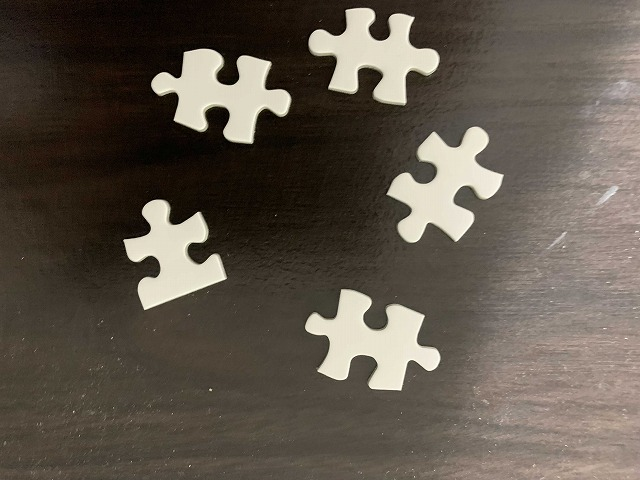
#> input picture img.jpg, 640 x 480 px
$ python detect.py
#> lines starting #> are read from the running program, lines starting #| are printed output that depends on the picture; after the words box and inside, x2 and y2 are one past the last pixel; in counts of white or black regions, pixels touching at a corner belong together
#> further down, image is the input picture: PIL image 640x480 RGB; mean R, G, B 95.1, 86.5, 76
import cv2
import numpy as np
from PIL import Image, ImageDraw
from functools import reduce

def scale_box(img, width, height):
    h, w = img.shape[:2]
    aspect = w / h
    if width / height >= aspect:
        nh = height
        nw = round(nh * aspect)
    else:
        nw = width
        nh = round(nw / aspect)
    dst = cv2.resize(img, dsize=(nw, nh))
    return dst

def find_contours(name):
#> called with name = 'img.jpg'
    im = cv2.cvtColor(cv2.imread(name), cv2.COLOR_BGR2GRAY)
#> im: shape (480, 640); min 0, max 254, mean 87.9
    _, im_bw = cv2.threshold(im, 200, 255, cv2.THRESH_BINARY)
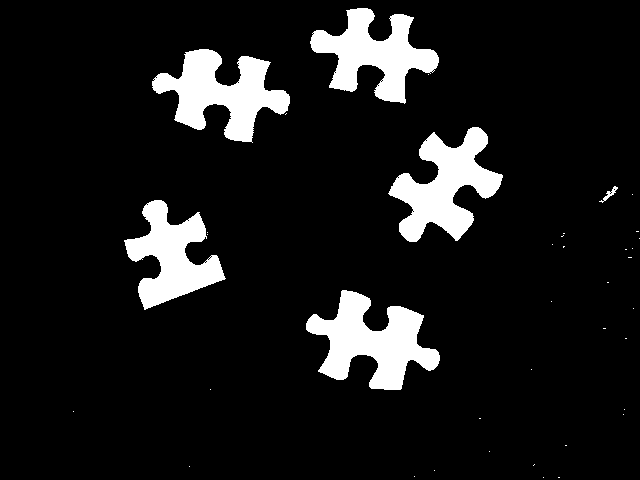
#> im_bw: shape (480, 640); 9.9% white; 39 white regions (33 under 20 px)
    cv2.imshow('mask', im_bw)
    cv2.waitKey(0)
    contours, _ = cv2.findContours(im_bw, cv2.RETR_EXTERNAL, cv2.CHAIN_APPROX_SIMPLE)
#> contours = 39 contours, 33 with area under 20; largest, box (x1, y1, x2, y2) and area: (306, 290, 440, 390) 6420, (388, 127, 503, 242) 6070, (152, 49, 290, 143) 6008, (310, 8, 439, 104) 5576, (124, 200, 226, 310) 5112, (599, 186, 618, 203) 58
    print(len(contours))
#| 39
    res = []
    for contour in contours:
        if cv2.contourArea(contour) < 1000:
            continue
        res.append(contour)
#> this loop made 39 passes
#> contour on passes 1 to 12: [[558, 477], [559, 477]], [[543, 477]], [[414, 476]], [[434, 470]], [[189, 466]], [[534, 464], [533, 465]], [[489, 451]], [[565, 445], [566, 445]], [[479, 418], [480, 418]], [[623, 414]], [[73, 411]], [[624, 409]]
#> after the loop, res = 5 contours; box (x1, y1, x2, y2) and area: (306, 290, 440, 390) 6420, (388, 127, 503, 242) 6070, (152, 49, 290, 143) 6008, (310, 8, 439, 104) 5576, (124, 200, 226, 310) 5112
    return res

filename = 'img.jpg'

image = Image.open(filename)
contours = find_contours(filename)
#> contours has the same summary as res in find_contours

for i, contour in enumerate(contours):
    # 輪郭データからpolygonに渡すための変換（もっと良い方法があるかもしれない）
    area = tuple(map(lambda c: tuple(c[0]), contour.tolist()))
    # マスク画像を作成
    mask = Image.new("L", image.size, 0)
    ImageDraw.Draw(mask).polygon(area, fill=255)
    copy = image.copy()
    copy.putalpha(mask)
    # 切り抜き
    bbox = reduce(lambda p, c: [
            min(p[0], c[0]), min(p[1], c[1]),
            max(p[2], c[0]), max(p[3], c[1])
        ], area, [image.width, image.height, 0, 0])
    output = copy.crop(bbox)
    output.save('shape_' + str(i+1) + '.png')
#> this loop made 5 passes
#> bbox on passes 1 to 5: [306, 290, 439, 389], [124, 200, 225, 309], [388, 127, 502, 241], [152, 49, 289, 142], [310, 8, 438, 103]
#> pass 1, `output = copy.crop(bbox)`:
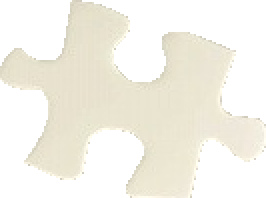
#> output: PIL image 133x99 RGBA (shown 2 times larger); mean R, G, B, A 159.5, 154.1, 139, 128.8; transparent parts drawn white
#> pass 2, `output = copy.crop(bbox)`:
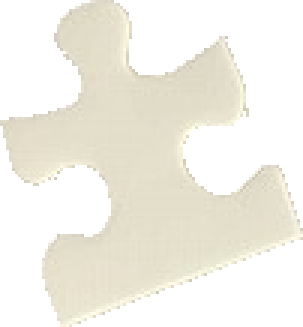
#> output: PIL image 101x109 RGBA (shown 3 times larger); mean R, G, B, A 137.4, 131.6, 116.6, 123.4; transparent parts drawn white
#> pass 3, `output = copy.crop(bbox)`:
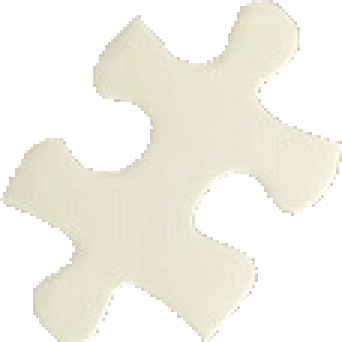
#> output: PIL image 114x114 RGBA (shown 3 times larger); mean R, G, B, A 157.6, 152.1, 138.2, 123.6; transparent parts drawn white
#> after the loop:
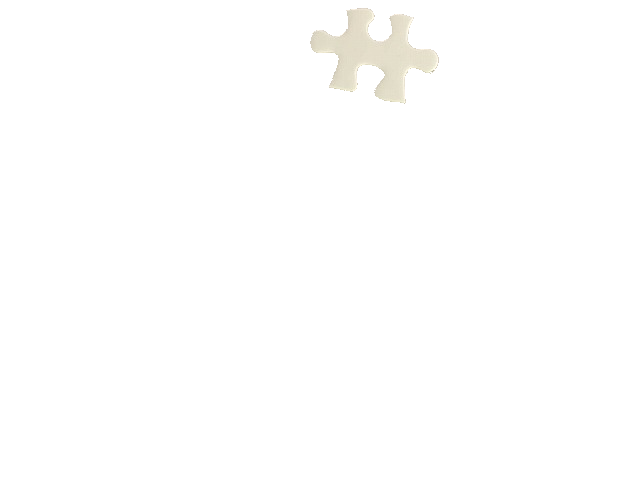
#> copy: PIL image 640x480 RGBA; mean R, G, B, A 95.1, 86.5, 76, 4.8; transparent parts drawn white
#> after the loop:
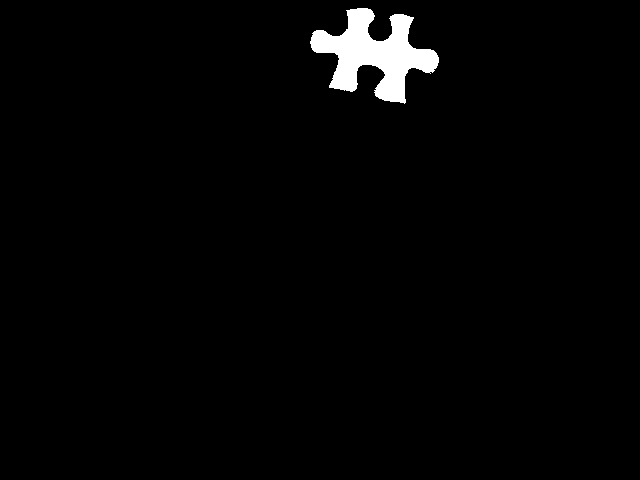
#> mask: PIL image 640x480 L; 1.9% white; 1 white region, box (x1, y1, x2, y2) and area: (310, 8, 439, 104) 5829
#> after the loop:
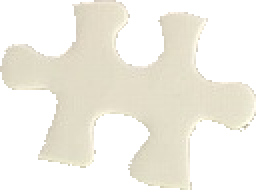
#> output: PIL image 128x95 RGBA (shown 2 times larger); mean R, G, B, A 139, 131.7, 116.5, 122.1; transparent parts drawn white

'''

img = cv2.imread('img.jpg')
img = scale_box(img, 500, 500)

img_gray = cv2.cvtColor(img, cv2.COLOR_BGR2GRAY)
ret, mask = cv2.threshold(img_gray,200,255,cv2.THRESH_BINARY)

print(type(mask))
cv2.imshow('mask', mask)
cv2.waitKey(0)
'''

$ run again, with shape_1.png saved as img.jpg
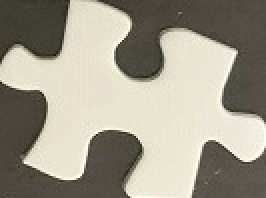
#> input picture shape_1.png, 133 x 99 px (shown 2 times larger)
#> image is the input picture: PIL image 133x99 RGB; mean R, G, B 159.5, 154.1, 139
#> in find_contours, `_, im_bw = cv2.threshold(im, 200, 255, cv2.THRESH_BINARY)`:
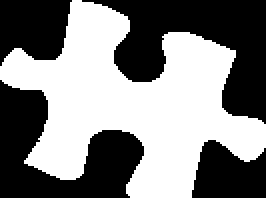
#> im_bw: shape (99, 133) (shown 2 times larger); 50.5% white; 4 black regions
#> in find_contours, `contours, _ = cv2.findContours(im_bw, cv2.RETR_EXTERNAL, cv2.CHAIN_APP..`: contours = 1 contour; box (x1, y1, x2, y2) and area: (0, 0, 133, 99) 6395
#| 1
#> the loop in find_contours, `for contour in contours:` made 1 pass
#> after the loop in find_contours, `for contour in contours:`: res has the same summary as contours
#> the loop `for i, contour in enumerate(contours):` made 1 pass
#> bbox on pass 1: [0, 0, 132, 98]
#> pass 1, `output = copy.crop(bbox)`:
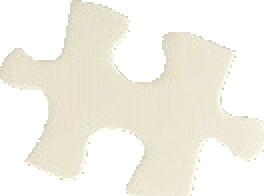
#> output: PIL image 132x98 RGBA (shown 2 times larger); mean R, G, B, A 160.2, 154.9, 139.7, 130.2; transparent parts drawn white

$ run again, with shape_2.png saved as img.jpg
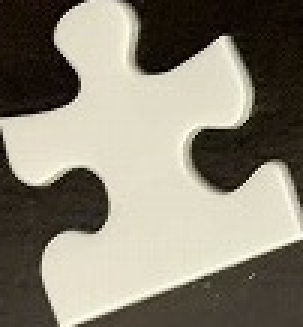
#> input picture shape_2.png, 101 x 109 px (shown 3 times larger)
#> image is the input picture: PIL image 101x109 RGB; mean R, G, B 137.4, 131.6, 116.6
#> in find_contours, `_, im_bw = cv2.threshold(im, 200, 255, cv2.THRESH_BINARY)`:
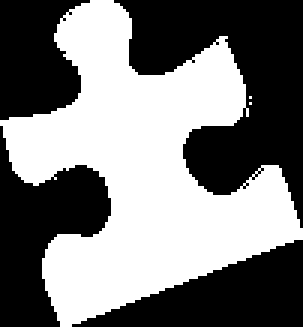
#> im_bw: shape (109, 101) (shown 3 times larger); 48.3% white; 3 white regions (2 under 20 px)
#> in find_contours, `contours, _ = cv2.findContours(im_bw, cv2.RETR_EXTERNAL, cv2.CHAIN_APP..`: contours = 3 contours, 2 with area under 20; largest, box (x1, y1, x2, y2) and area: (0, 0, 101, 109) 5106
#| 3
#> the loop in find_contours, `for contour in contours:` made 3 passes
#> contour on passes 1 to 2: [[83, 34]], [[83, 32]]
#> after the loop in find_contours, `for contour in contours:`: res = 1 contour; box (x1, y1, x2, y2) and area: (0, 0, 101, 109) 5106
#> `contours = find_contours(filename)`: contours has the same summary as res in find_contours
#> the loop `for i, contour in enumerate(contours):` made 1 pass
#> bbox on pass 1: [0, 0, 100, 108]
#> pass 1, `output = copy.crop(bbox)`:
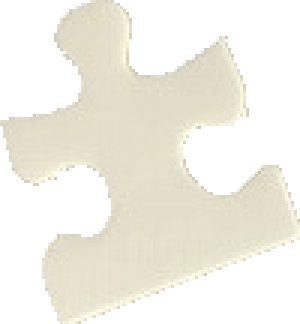
#> output: PIL image 100x108 RGBA (shown 3 times larger); mean R, G, B, A 138.7, 132.9, 117.9, 125.5; transparent parts drawn white

$ run again, with shape_3.png saved as img.jpg
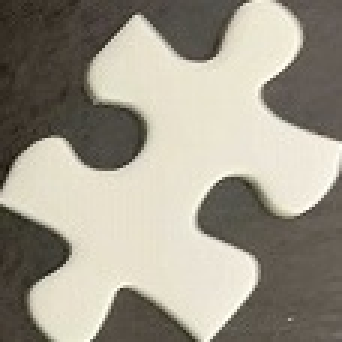
#> input picture shape_3.png, 114 x 114 px (shown 3 times larger)
#> image is the input picture: PIL image 114x114 RGB; mean R, G, B 157.6, 152.1, 138.3
#> im_bw: shape (114, 114); 48.4% white; 1 white region
#> in find_contours, `contours, _ = cv2.findContours(im_bw, cv2.RETR_EXTERNAL, cv2.CHAIN_APP..`: contours = 1 contour; box (x1, y1, x2, y2) and area: (0, 0, 114, 114) 6056
#| 1
#> the loop in find_contours, `for contour in contours:` made 1 pass
#> after the loop in find_contours, `for contour in contours:`: res has the same summary as contours
#> the loop `for i, contour in enumerate(contours):` made 1 pass
#> bbox on pass 1: [0, 0, 113, 113]
#> pass 1, `output = copy.crop(bbox)`:
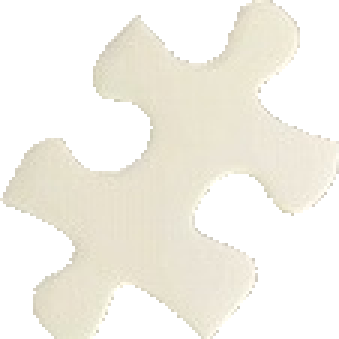
#> output: PIL image 113x113 RGBA (shown 3 times larger); mean R, G, B, A 158.5, 153, 139.1, 125.3; transparent parts drawn white
